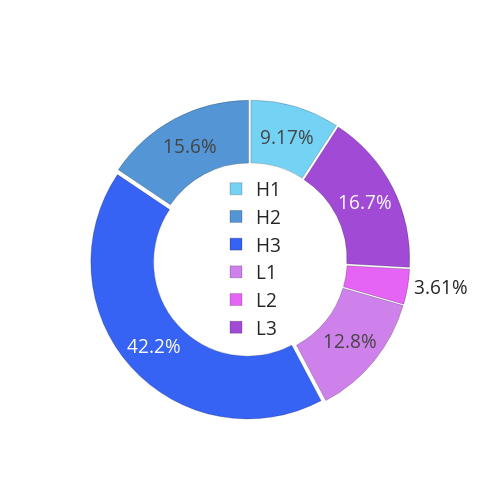

Notebook source saved alongside this figure:
### Markdown cell above
### origin_of_the_carbons_from_the_biggest_hydrophobic_cluster

### Code cell
fig_6c = go.Figure(data = go.Pie(labels = ['H1', 'H2', 'H3', 'L1', 'L2', 'L3'], 
    values = [cdr_dict_big_cluster['H1'], cdr_dict_big_cluster['H2'],
    cdr_dict_big_cluster['H3'], cdr_dict_big_cluster['L1']+cdr_dict_big_cluster['K1'],
    cdr_dict_big_cluster['L2']+cdr_dict_big_cluster['K2'],
    cdr_dict_big_cluster['L3']+cdr_dict_big_cluster['K3']], 
    hole=0.6, pull=0.02, sort=False))

fig_6c.update_traces(marker={'colors': cdr_colors, 
    'line': {'color': 'black', 'width': 0.2}})

fig_6c.update_traces(marker={'colors': cdr_colors})
fig_6c.update_layout(legend = {'x': .4, 'y': .505})

fig_6c.update_layout(font_size=19, width=500, height=500)

### Figure 1 — Plotly figure (JSON) as saved in the notebook; plotly's stock layout.template omitted (floating-point values rounded to 4 significant figures)
{"data": [{"hole": 0.6, "labels": ["H1", "H2", "H3", "L1", "L2", "L3"], "marker": {"colors": ["#74D2F5", "#5495D6", "#3763F5", "#CF81EB", "#E564F5", "#A04AD6", "Aqua", "AquaMarine"], "line": {"color": "black", "width": 0.2}}, "pull": 0.02, "sort": false, "type": "pie", "values": [3662, 6223, 16837, 5096, 1441, 6671]}], "layout": {"font": {"size": 19}, "height": 500, "legend": {"x": 0.4, "y": 0.505}, "width": 500}}
